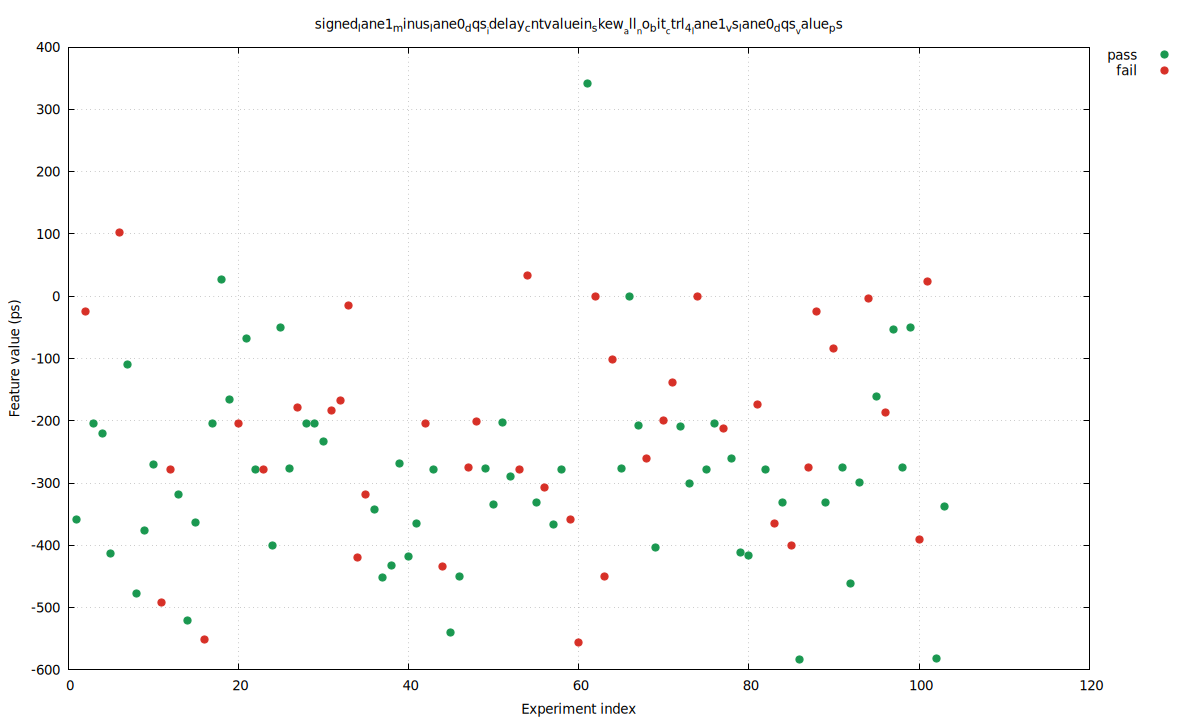

This figure's gnuplot source:
set terminal pngcairo size 1200,720 enhanced font 'DejaVu Sans,10'
set output 'baseline_seed_31_60_skew_signed_lane1_minus_lane0_dqs_idelay_cntvaluein_skew_all_no_bit_ctrl_4_lane1_vs_lane0_.png'
set datafile separator comma
set key outside right top
set grid
set xlabel 'Experiment index'
set ylabel 'Feature value (ps)'
set title 'signed_lane1_minus_lane0_dqs__idelay_cntvaluein_skew__all__no_bit__ctrl_4__lane1_vs_lane0_dqs__value_ps'
plot \
  'baseline_seed_31_60_skew_signed_lane1_minus_lane0_dqs_idelay_cntvaluein_skew_all_no_bit_ctrl_4_lane1_vs_lane0_.dat' using 1:4 with points pt 7 ps 1.2 lc rgb '#1a9850' title 'pass', \
  'baseline_seed_31_60_skew_signed_lane1_minus_lane0_dqs_idelay_cntvaluein_skew_all_no_bit_ctrl_4_lane1_vs_lane0_.dat' using 1:5 with points pt 7 ps 1.2 lc rgb '#d73027' title 'fail'
